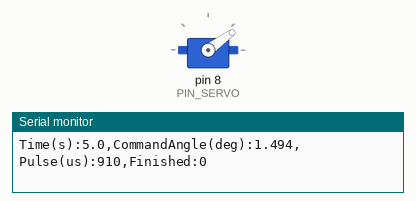
A sketch run on a simulated Arduino Uno, built with avr-gcc and run on an emulated ATmega328P. Shown: servo, the last lines printed to the serial monitor.

Above: at 8.3 s.
At 126.8 s:
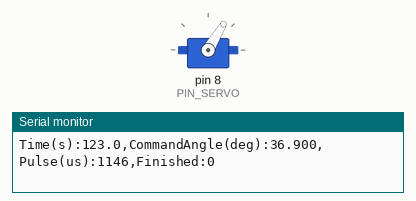
Timing chart, 0 to 128.3 s (numbered marks = the images above):
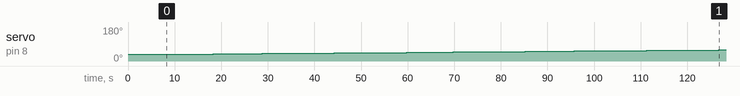

Measured:
- by itself, servo on pin 8 (PIN_SERVO): moves from 35° to 59° over 119 s

The sketch:

13C02.ino
```cpp
#include <Servo.h>

// Arduino pin assignment
#define PIN_SERVO 8

#define _DUTY_MIN 900 // servo full clock-wise position (0 degree)
#define _DUTY_NEU 1500 // servo neutral position (90 degree)
#define _DUTY_MAX 2100 // servo full counter-clockwise position (180 degree)

#define _SERVO_SPEED 0.3
#define _TARGET_ANGLE 90.0

#define _INTERVAL_SERVO 20 // servo interval (unit: msec)
#define _INTERVAL_SERIAL 1000 // serial interval (unit: msec)

Servo myservo;
unsigned long start_time;
unsigned long last_sampling_time_servo;
unsigned long last_sampling_time_serial;
float angle_curr = 0.0;
bool finished = false;

void setup() {
  Serial.begin(57600);
  myservo.attach(PIN_SERVO);
  myservo.writeMicroseconds(_DUTY_MIN);
  delay(3000);

  start_time = millis();
  last_sampling_time_servo = start_time;
  last_sampling_time_serial = start_time;
  Serial.println("START");
  Serial.print("Speed(deg/s):"); Serial.println(_SERVO_SPEED);
  Serial.print("Target(deg):"); Serial.println(_TARGET_ANGLE);
}

void loop() {
  unsigned long time_curr = millis();
  unsigned long elapsed = time_curr - start_time;

  if (!finished &&
      (time_curr - last_sampling_time_servo >= _INTERVAL_SERVO)) {
    last_sampling_time_servo = time_curr;

    angle_curr = _SERVO_SPEED * (elapsed / 1000.0);
    if (angle_curr >= _TARGET_ANGLE) {
      angle_curr = _TARGET_ANGLE;
      finished = true;
    }

    float duty = _DUTY_MIN +
                 (_DUTY_MAX - _DUTY_MIN) * (angle_curr / 180.0);
    myservo.writeMicroseconds((int)(duty + 0.5));

    if (finished) {
      Serial.print("DONE,Time(s):"); Serial.print(elapsed / 1000.0, 3);
      Serial.print(",CommandAngle(deg):"); Serial.println(angle_curr, 3);
    }
  }

  if (time_curr - last_sampling_time_serial >= _INTERVAL_SERIAL) {
    last_sampling_time_serial = time_curr;
    Serial.print("Time(s):"); Serial.print(elapsed / 1000.0, 1);
    Serial.print(",CommandAngle(deg):"); Serial.print(angle_curr, 3);
    Serial.print(",Pulse(us):"); Serial.print(myservo.readMicroseconds());
    Serial.print(",Finished:"); Serial.println(finished);
  }
}
```
